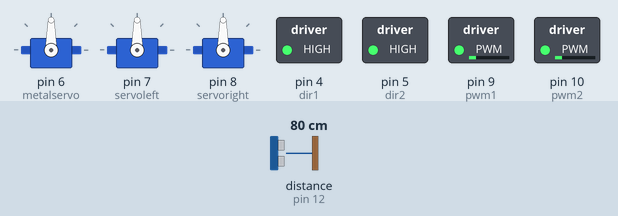
The sketch below on a simulated Arduino Uno, built with avr-gcc and run on an emulated ATmega328P. Parts: 3 × servo, switched loads named in the sketch (green lamp = pin HIGH). Wiring (inferred from the names in the program): ultrasonic range finder: trigger pin 11; echo pin 12. The inputs (shaded band) are chosen by the test bench; at power-on: distance to the obstacle (sensor on pin 12) 80 cm. The echo pulse lasts 58.3 µs per cm; pins used as bus, display or sensor lines are not drawn.

Above: at 1.2 s.
1.3 s: distance to the obstacle (sensor on pin 12) set to 11 cm
At 2.3 s:
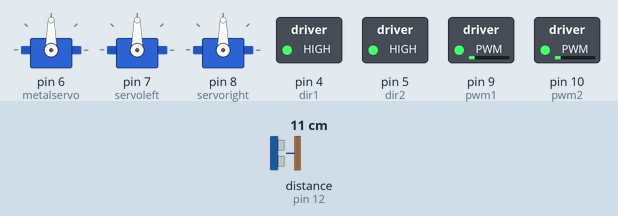
2.8 s: distance to the obstacle (sensor on pin 12) set to 8 cm
At 2.95 s:
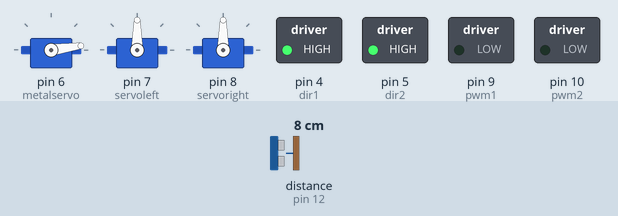
5.8 s: distance to the obstacle (sensor on pin 12) set to 18 cm
At 8.8 s:
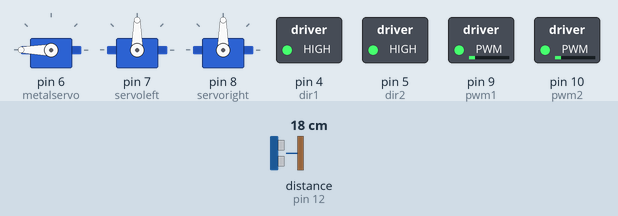
Timing chart, 0 to 10.3 s (numbered marks = the images above; inputs shaded):
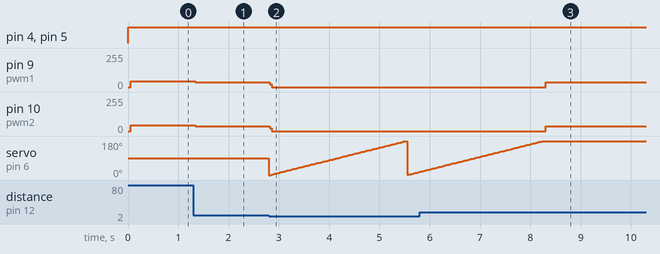

The sketch:

arduino_code.ino
```cpp
#include <Servo.h>
Servo metalservo;
Servo servoleft;
Servo servoright;
int posmetal = 0;
int posleft = 0;
int posright = 0;
int dir1= 4;
int pwm1 = 9;
int dir2 = 5;
int pwm2 = 10;

Servo myservo;  // create servo object to control a servo
// twelve servo objects can be created on most boards

int pos = 0;    // variable to store the servo position

// Defines Tirg and Echo pins of the Ultrasonic Sensor
const int trigPin = 11;
const int echoPin = 12;

// Variables for the duration and the distance
long duration;
int distance;

void setup() {
  	pinMode(dir1, OUTPUT);
	pinMode(pwm1, OUTPUT);
	pinMode(dir2, OUTPUT);
	pinMode(pwm2, OUTPUT);
	pinMode(trigPin, OUTPUT);
	pinMode(echoPin, INPUT);
	Serial.begin(9600);
	metalservo.attach(6);
	servoleft.attach(7);
	servoright.attach(8);
}

void loop() {

//  if(){
//  	motorrotate();                      // rotate(condition required)
//  }

distance = calculateDistance();

	if (distance > 9){
		motorfwd();                    // move forward
	}

	else if (distance < 9){
		motorstop();                    // stop

		//Lifting the arms
		for (posmetal = 0; posmetal <= 180; posmetal += 1){ // goes from 0 degrees to 180 degrees
		  // in steps of 1 degree
		  metalservo.write(posmetal);              // tell servo to go to position in variable 'pos'
		  delay(15);                       // waits 15ms for the servo to reach the position
		}
	}

}


// Function for calculating the distance measured by the Ultrasonic sensor
int calculateDistance(){

  digitalWrite(trigPin, LOW);
  delayMicroseconds(2);
  // Sets the trigPin on HIGH state for 10 micro seconds
  digitalWrite(trigPin, HIGH);
  delayMicroseconds(10);
  digitalWrite(trigPin, LOW);
  duration = pulseIn(echoPin, HIGH); // Reads the echoPin, returns the sound wave travel time in microseconds
  distance= duration*0.034/2;
  return distance;
}

void motorfwd(){
  for(int i= 0; i<= 50; i++){
  digitalWrite(dir1, HIGH);
  analogWrite(pwm1, i);
  digitalWrite(dir2, HIGH);
  analogWrite(pwm2, i);
  }
}

void motorstop(){
  for(int i= 0; i<= 50; i++){
  digitalWrite(dir1, HIGH);
  analogWrite(pwm1, 0);
  }
  for(int i= 0; i<= 50; i++){
  digitalWrite(dir2, HIGH);
  analogWrite(pwm2, 0);
  }
}

void motorrotate(){
  for(int i= 0; i<= 10; i++){
  digitalWrite(dir1, HIGH);
  analogWrite(pwm1, i);
  }
  for(int i= 0; i<= 10; i++){
  digitalWrite(dir2, LOW);
  analogWrite(pwm2, i);
  }
}
```

Measured:
- the behaviour switches between 10 and 9 cm on distance to the obstacle (sensor on pin 12) (found by bisection; images 1 and 2)
- after the input at 1.3 s, pin 9 (pwm1), pin 10 (pwm2): 44/255 → 36/255 at once
- after the input at 2.8 s, pin 9 (pwm1), pin 10 (pwm2): 36/255 → 0/255 at once
- after the input at 5.8 s, pin 9 (pwm1), pin 10 (pwm2): 0/255 → 37/255 after 2.5 s
